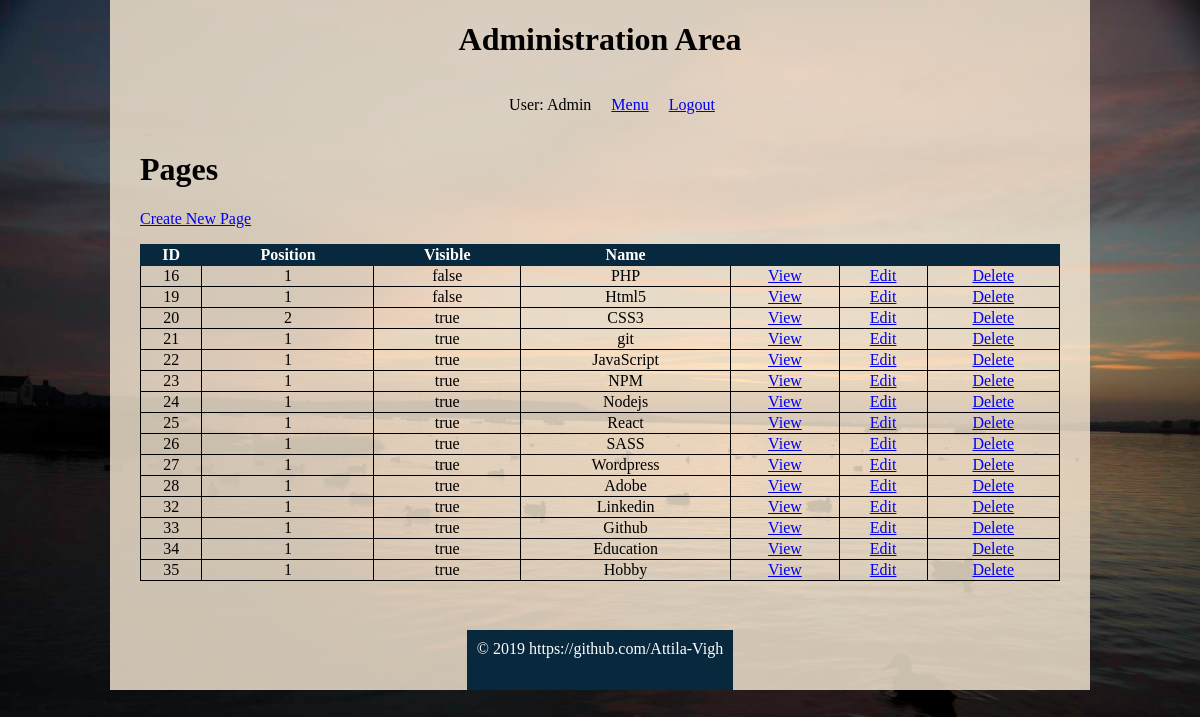
Screenshot of /administration/pages/index.php (signed in) with the database file from the repository.
### tables this page shows
CREATE TABLE IF NOT EXISTS `pages` (
  `id` int(11) NOT NULL AUTO_INCREMENT,
  `subject_id` int(11) DEFAULT NULL,
  `menu_name` varchar(255) DEFAULT NULL,
  `icon` varchar(30) NOT NULL,
  `position` int(3) DEFAULT NULL,
  `visible` tinyint(1) DEFAULT NULL,
  `content` text,
  PRIMARY KEY (`id`),
  KEY `fk_subject_id` (`subject_id`)
);

### private/functions.php (called while the page is built, shortened)
<?php
    function link_to($script_path) {
        return WWW_ROOT . $script_path;
    }
    function h_u($string="") {
        return htmlspecialchars(urlencode($string));
    }
    function h($string="") {
        return htmlspecialchars($string);
    }
?>

### private/classes/databaseobject.class.php (called while the page is built, shortened)
<?php
class DatabaseObject {
    static protected $database;
    static protected $table_name = "";
    static public function set_database($database) {
        self::$database = $database;
    }
    static public function find_by_sql($sql) {
        $result = self::$database->query($sql);
        $object_array = [];
        while($record = $result->fetch_assoc()) {
            $object = new static;
            foreach($record as $property => $value) {
                if(property_exists($object, $property)) {
                    $object->$property = $value;
                }
            }
            $object_array[] = $object;
        }
        return $object_array;
    }
    static public function count_all() {
        $sql = "SELECT COUNT(*) FROM " . static::$table_name;
        $result_set = self::$database->query($sql);
        $row = $result_set->fetch_array();
        return array_shift($row);
    }
}
?>

### private/classes/pagination.class.php (called while the page is built, shortened)
<?php
class Pagination {
    public $current_page;
    public $per_page;
    public function __construct($page=1, $per_page=20, $total_count=0) {
        $this->current_page = (int) $page;
        $this->per_page = (int) $per_page;
    }
    public function offset() {
        return   $this->per_page * ($this->current_page - 1);
    }
}
?>

### public/administration/pages/index.php (the view, shortened to what this page needs)
<?php require_once('../../../private/initialize.php');
    $current_page = $_GET['page'] ?? 1;
    $per_page = 20;
    $total_count = WebPage::count_all();
    $pagination = new Pagination($current_page, $per_page, $total_count);
    $sql = "SELECT * FROM pages ";
    $sql .= "LIMIT {$per_page} ";
    $sql .= "OFFSET {$pagination->offset()}";
    $pages = WebPage::find_by_sql($sql);
    include(SHARED_PATH . '/administration_header.php');
?>
<div id="content">
<div class="pages listing">
    <h1>Pages</h1>
    <div class="actions">
    <a class="action" href="<?php echo link_to('/administration/pages/new.php'); ?>">Create New Page</a>
    </div>
    <table class="list">
    <tr>
        <th>ID</th>
        <th>Position</th>
        <th>Visible</th>
        <th>Name</th>
        <th>&nbsp;</th>
        <th>&nbsp;</th>
        <th>&nbsp;</th>
    </tr>
    <?php foreach($pages as $page) : ?>
        <tr>
        <td><?php echo h($page->id); ?></td>
        <td><?php echo h($page->position); ?></td>
        <td><?php echo $page->visible == 1 ? 'true' : 'false'; ?></td>
            <td><?php echo h($page->menu_name); ?></td>
        <td><a class="action" href="<?php echo link_to('/administration/pages/show.php?id=' . h_u($page->id)); ?>">View</a></td>
        <td><a class="action" href="<?php echo link_to('/administration/pages/edit.php?id=' . h_u($page->id)); ?>">Edit</a></td>
        <td><a class="action" href="<?php echo link_to('/administration/pages/delete.php?id=' . h_u($page->id)); ?>">Delete</a></td>
        </tr>
<?php endforeach; ?>
    </table>
</div>
</div>
<?php include(SHARED_PATH . '/administration_footer.php'); ?>

### private/shared/administration_header.php (shortened to what this page needs)
<!doctype html>
<html lang="en">
    <head>
        <link rel="stylesheet" media="all" href="<?php echo link_to('/css/login.css'); ?>" />
        <link rel="stylesheet" media="all" href="<?php echo link_to('/css/administration.css'); ?>" />
    </head>
    <body>
        <div class="wrapper"
        <header>
            <h1>Administration Area</h1>
        <navigation>
            <ul>
                <li>User: <?php echo $_SESSION['username'] ?? ''; ?></li>
                <li><a class="menu_btn" href="<?php echo link_to('/administration/index.php'); ?>">Menu</a></li>
                <li><a class="logout_btn" href="<?php echo link_to('/administration/logout.php'); ?>">Logout</a></li>
            </ul>
        </navigation>

### private/shared/administration_footer.php (shortened to what this page needs)
        <footer>
            &copy; <?php echo date('Y'); ?> <a>https://github.com/Attila-Vigh</a>
        </footer>
    </div>
    </body>
</html>

### public/css/login.css (style rules this page uses)
html { height: 100%; }
html body { height: 100%; background-color: #684730c4; background-image: url("/public/images/homepage_assets/05.jpg"); background-color: #cccccc; background-position: center; background-repeat: no-repeat; background-size: 100% 100%; display: -webkit-box; display: -ms-flexbox; display: flex; -webkit-box-align: center; -ms-flex-align: center; align-items: center; -webkit-box-orient: vertical; -webkit-box-direction: normal; -ms-flex-direction: column; flex-direction: column; }

### public/css/administration.css (style rules this page uses)
html { height: 100%; width: 100%; }
html body { width: 100%; margin: 0; padding: 0; }
html body .wrapper { background-color: #faebd7ce; display: -webkit-box; display: -ms-flexbox; display: flex; -ms-flex-wrap: wrap; flex-wrap: wrap; -webkit-box-pack: center; -ms-flex-pack: center; justify-content: center; width: 980px; }
html body .wrapper header, html body .wrapper footer { height: 40px; margin: 30 0 10px 0; padding: 10px; background: #08283d; color: #ffffff; text-align: center; }
html body .wrapper navigation { margin: 20; padding: 0; text-align: center; }
html body .wrapper navigation ul { width: 980px; list-style: none; }
html body .wrapper navigation ul li { display: inline; margin-right: 1em; }
html body .wrapper #content { width: 920px; min-height: 500px; padding: 0 30px; }
html body .wrapper #content .actions { margin-bottom: 1em; }
html body .wrapper #content table { border-collapse: collapse; vertical-align: top; width: 100%; text-align: center; }
html body .wrapper #content table tr td { border: 1px solid; text-align: center; }
html body .wrapper #content table tr th { border: 1px solid #08283d; background: #08283d; color: #ffffff; text-align: center; }

### rows the page displays
pages: id "16", position "1", visible "false", menu_name "PHP"
pages: id "19", position "1", visible "false", menu_name "Html5"
pages: id "20", position "2", visible "true", menu_name "CSS3"
pages: id "21", position "1", visible "true", menu_name "git"
pages: id "22", position "1", visible "true", menu_name "JavaScript"
pages: id "23", position "1", visible "true", menu_name "NPM"
pages: id "24", position "1", visible "true", menu_name "Nodejs"
pages: id "25", position "1", visible "true", menu_name "React"
pages: id "26", position "1", visible "true", menu_name "SASS"
pages: id "27", position "1", visible "true", menu_name "Wordpress"
pages: id "28", position "1", visible "true", menu_name "Adobe"
pages: id "32", position "1", visible "true", menu_name "Linkedin"
pages: id "33", position "1", visible "true", menu_name "Github"
pages: id "34", position "1", visible "true", menu_name "Education"
pages: id "35", position "1", visible "true", menu_name "Hobby"

### other values shown
$_SESSION['username'] "Admin"
